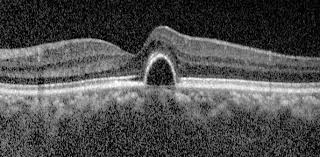
#> input picture oct.jpg, 320 x 157 px
$ jupyter execute --allow-errors 'image denoising.ipynb'   (older library calls are emulated)
#> lines starting #> are read from the running program, lines starting #| are printed output that depends on the picture; long printed decimals are rounded
Gaussian filter

[cell 1]
from skimage import io, img_as_float
from scipy import ndimage as nd
from matplotlib import pyplot as plt
import numpy as np
from skimage.metrics import peak_signal_noise_ratio
from sklearn.metrics import mean_squared_error

[cell 2]
img=img_as_float(io.imread("oct.jpg"))
#> img: shape (157, 320, 3) float64; min 0, max 1, mean 0.305

[cell 3]
gaussian=nd.gaussian_filter(img, sigma=4.2)
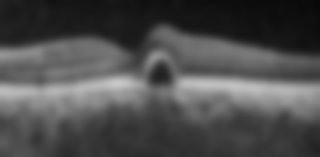
#> gaussian: shape (157, 320, 3) float64; min 0.0361, max 0.789, mean 0.305
plt.imshow(gaussian,cmap='gray')

[cell 4]
g_cleaned_psnr = peak_signal_noise_ratio(img, gaussian)
#> g_cleaned_psnr = 19.6

[cell 5]
print(g_cleaned_psnr)
#| 19.603

#> (a cell that did not finish here is left out)

median filter

[cell 7]
median=nd.median_filter(img, size=13)
plt.imshow(median,cmap='gray')

[cell 8]
m_cleaned_psnr = peak_signal_noise_ratio(img, median)
#> m_cleaned_psnr = 19.88

[cell 9]
print(m_cleaned_psnr)
#| 19.880

non local means filter

[cell 10]
from skimage.restoration import denoise_nl_means, estimate_sigma

[cell 11]
sigma_est= np.mean(estimate_sigma(img, multichannel=True))
#> sigma_est = 0.0407
denoise= denoise_nl_means(img,h=0.5*sigma_est, fast_mode=True, patch_size=3, patch_distance=2, multichannel=True)
